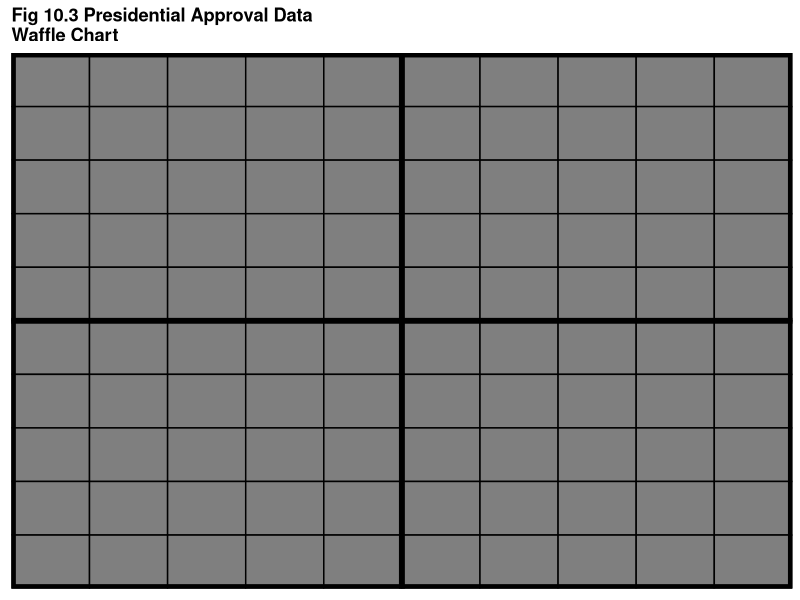
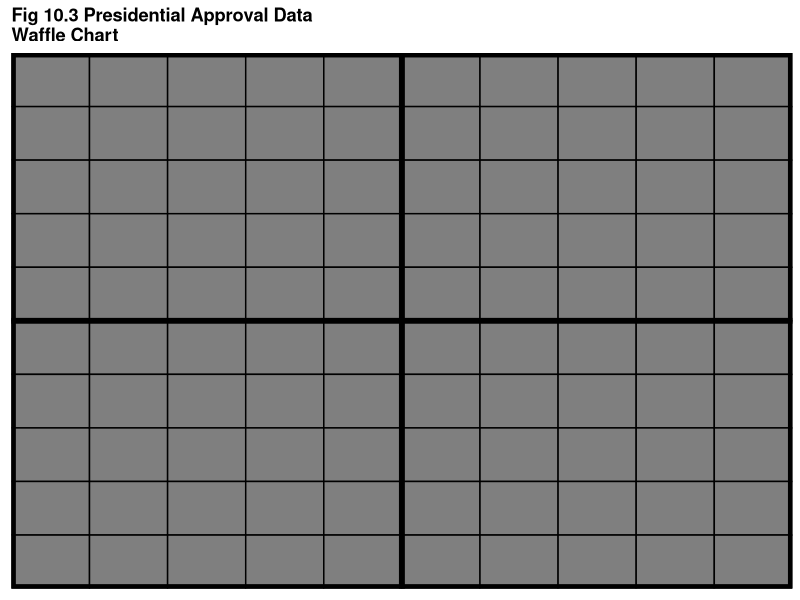

Reproduce these figures in R, in order.
library(ggplot2)
library(grid)

this_base <- "fig10-03_presidential-approval-data-waffle-chart"

my_data <- data.frame(decision = c("Approve", "Disapprove", "No Opinion"),
                      ncases = c(53L, 34L, 13L))

# number of rows for y axis
ndeep <- 10

# Specify unique x and y coord for each case
# One y for each row; then divide the total number of cases by the number of
# rows and round up to get the appropriate number of x increments
my_data_waffle <- expand.grid(y = 1:ndeep,
                              x = seq_len(ceiling(sum(my_data$ncases) / ndeep)))

# Expand the counts into a full vector of labels
decisionvec <- rep(my_data$decision, my_data$ncases)

# Depending on the value of ndeep, there might be more spots on the x-y grid
# than there are cases - so fill those with NA
my_data_waffle$decision <- 
  c(decisionvec, rep(NA, nrow(my_data_waffle) - length(decisionvec)))

my_data_waffle$decision <- factor(my_data_waffle$decision)

p <- ggplot(my_data_waffle, aes(x = x, y = y, fill = decision)) + 
  geom_tile(color = "black", size = 0.5) +
  geom_hline(aes(yintercept = 5.5), size = 2) +
  geom_vline(aes(xintercept = 5.5), size = 2) +
  scale_fill_manual(breaks = c("1", "2"), 
                    values = c("grey30", "grey60", "white"),
                    labels = c("Approve", "Disapprove")) +
  scale_x_continuous(expand = c(0, 0)) +
  scale_y_continuous(expand = c(0, 0), trans = 'reverse') +
  ggtitle("Fig 10.3 Presidential Approval Data \nWaffle Chart") +
  theme(panel.border = element_rect(fill = NA, size = 3),
        plot.title = element_text(size = rel(1.2), face = "bold"),
        axis.text = element_blank(),
        axis.title = element_blank(),
        axis.ticks = element_blank(),
        legend.title = element_blank(),
        legend.position = "bottom",
        legend.direction = "vertical")

p

ggsave(paste0(this_base, ".png"), p, width = 5, height = 6)

## pedantic: line in legend key, order of shaded squares doesn't match entirely
## note: Referred to http://www.techques.com/question/
##                      17-17842/How-to-make-waffle-charts-in-R 
##       for guidelines on how to create chart
